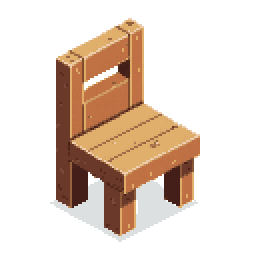
#> input picture scripts/pixel-art/pixellab_src/chair.png, 128 x 128 px, given in place of window.png, which was not available (shown 2 times larger)
$ python apartment_v3_preview.py
#> lines starting #> are read from the running program, lines starting #| are printed output that depends on the picture
"""Money Quest Apartment V3 -- preview-only compositor.

Builds ONE 3/4 top-down ("isometric-ish") apartment preview out of the
7 PixelLab-generated PNGs the user supplied (copied verbatim into
scripts/pixel-art/pixellab_src/, untouched -- this script never
redraws or edits their pixels, only scales each one uniformly with
nearest-neighbor and pastes it).

This is explicitly a PREVIEW, per the brief: it does NOT touch
ApartmentScene.tsx and is not wired into the game. Run it, look at the
output, and confirm before anything gets integrated.

Known limitation (reported, not silently patched): window.png and
rug.png are drawn in a flat/frontal style with no isometric angle,
while bed/desk_combo/chair/dresser/plant share one consistent 3/4
isometric angle. This script places all 7 anyway (frontal items
flattened onto the wall/floor) but the perspective mismatch is real
and visible -- see the written report, not just this docstring.

Run from the project root:
    python scripts/pixel-art/generators/apartment_v3_preview.py
"""

from __future__ import annotations

import sys
from pathlib import Path

from PIL import Image, ImageDraw

sys.path.insert(0, str(Path(__file__).resolve().parents[1]))

from palette import PALETTE as P  # noqa: E402

TOOLS_DIR = Path(__file__).resolve().parents[1]
PROJECT_ROOT = TOOLS_DIR.parents[1]
SRC_DIR = TOOLS_DIR / "pixellab_src"
PREVIEW_DIR = TOOLS_DIR / "previews"

CANVAS_W, CANVAS_H = 960, 720

# the floor diamond (2.33:1 width:height, typical of a fairly flat iso room)
FLOOR_CX, FLOOR_CY = 480, 480
FLOOR_HW, FLOOR_HH = 420, 180
WALL_H = 360


def rgba(name: str) -> tuple[int, int, int, int]:
    return P[name]


def build_shell() -> Image.Image:
    """Original wall + floor shell: two wall planes meeting at a back
    corner, rising from a floor diamond. Flat colors, hard edges (PIL's
    polygon fill has no antialiasing), matching the palette's warm
    beige / wood brown / sage green / soft blue."""
    img = Image.new("RGBA", (CANVAS_W, CANVAS_H), (0, 0, 0, 0))
#> img: PIL image 960x720 RGBA; every value is 0
    draw = ImageDraw.Draw(img)

    top = (FLOOR_CX, FLOOR_CY - FLOOR_HH)
    right = (FLOOR_CX + FLOOR_HW, FLOOR_CY)
    bottom = (FLOOR_CX, FLOOR_CY + FLOOR_HH)
    left = (FLOOR_CX - FLOOR_HW, FLOOR_CY)
    top_up = (top[0], top[1] - WALL_H)
    left_up = (left[0], left[1] - WALL_H)
    right_up = (right[0], right[1] - WALL_H)

    # left wall (shadow side -- slightly dimmer beige)
    draw.polygon([top, left, left_up, top_up], fill=rgba("cream"))
    # right wall (lit side -- lighter beige)
    draw.polygon([top, right, right_up, top_up], fill=rgba("cream_light"))
    # back corner seam
    draw.line([top, top_up], fill=rgba("brown_light"), width=3)

    # floor (wood brown), lit-side half a touch lighter than shadow-side half
    draw.polygon([top, left, bottom, right], fill=rgba("brown_light"))
    draw.polygon([top, right, bottom], fill=rgba("brown"))

    # simple plank lines on the floor, following the left-to-bottom grain
    for i in range(1, 7):
        t = i / 7
        a = (left[0] + (bottom[0] - left[0]) * t, left[1] + (bottom[1] - left[1]) * t)
        b = (top[0] + (right[0] - top[0]) * t, top[1] + (right[1] - top[1]) * t)
        draw.line([a, b], fill=rgba("brown_dark"), width=2)

    # baseboard along the floor/wall seams
    draw.line([left, top], fill=rgba("brown_dark"), width=4)
    draw.line([top, right], fill=rgba("brown_dark"), width=4)

    return img


def paste_on(base: Image.Image, path: Path, anchor_x: int, anchor_y: int, scale: float) -> None:
    """Paste `path` (a 128x128 native PNG) scaled uniformly (nearest-
    neighbor, aspect ratio untouched since it's scaled equally on both
    axes) so its own non-transparent bounding box sits with bottom-
    center at (anchor_x, anchor_y) -- i.e. "feet"/base touch that point,
    nothing floats."""
#> called with anchor_x = 270, anchor_y = 230, scale = 1.5
    with Image.open(path) as src:
#> src is the input picture: PIL image 128x128 RGBA; mean R, G, B, A 59.1, 42.9, 31, 84.1
        img = src.convert("RGBA")
    bbox = img.getbbox() or (0, 0, img.width, img.height)
#> bbox = (25, 9, 100, 121)
    new_size = (round(img.width * scale), round(img.height * scale))
#> new_size = (192, 192)
    scaled = img.resize(new_size, Image.NEAREST)
    bx0, by0, bx1, by1 = (round(v * scale) for v in bbox)
#> bx0 = 38; by0 = 14; bx1 = 150; by1 = 182
    paste_x = anchor_x - (bx0 + bx1) // 2
#> paste_x = 176
    paste_y = anchor_y - by1
#> paste_y = 48
    base.paste(scaled, (paste_x, paste_y), scaled)


def build() -> Image.Image:
    scene = build_shell()
    SCALE = 1.5  # uniform for every asset -- preserves their relative scale

    # window: wall-mounted, left wall panel (flat/frontal asset on an
    # angled wall -- see the perspective-mismatch note in the module
    # docstring and the written report)
    paste_on(scene, SRC_DIR / "window.png", 270, 230, SCALE)

    # left zone: bed
    paste_on(scene, SRC_DIR / "bed.png", 230, 560, SCALE)
#> call 2 of paste_on, with anchor_x = 230, anchor_y = 560, scale = 1.5
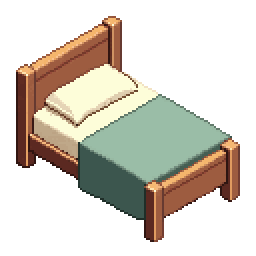
#> input picture scripts/pixel-art/pixellab_src/bed.png, 128 x 128 px (shown 2 times larger)
#> in paste_on, src is the input picture: PIL image 128x128 RGBA; mean R, G, B, A 64.7, 59, 48.7, 105.7
#> in paste_on (call 2), `bbox = img.getbbox() or (0, 0, img.width, img.height)`: bbox = (8, 8, 120, 121)
#> in paste_on (call 2), `bx0, by0, bx1, by1 = (round(v * scale) for v in bbox)`: bx0 = 12; bx1 = 180
#> in paste_on (call 2), `paste_x = anchor_x - (bx0 + bx1) // 2`: paste_x = 134
#> in paste_on (call 2), `paste_y = anchor_y - by1`: paste_y = 378

    # middle zone: rug (floor, flat asset -- least affected by the
    # perspective mismatch since rugs read fine near-flat), dresser,
    # plant
    paste_on(scene, SRC_DIR / "rug.png", 480, 560, SCALE)
#> call 3 of paste_on, with anchor_x = 480, anchor_y = 560, scale = 1.5
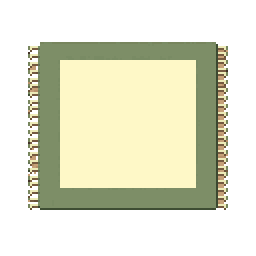
#> input picture scripts/pixel-art/pixellab_src/rug.png, 128 x 128 px (shown 2 times larger)
#> in paste_on, src is the input picture: PIL image 128x128 RGBA; mean R, G, B, A 97.9, 99, 77, 127.5
#> in paste_on (call 3), `bbox = img.getbbox() or (0, 0, img.width, img.height)`: bbox = (14, 21, 114, 105)
#> in paste_on (call 3), `bx0, by0, bx1, by1 = (round(v * scale) for v in bbox)`: bx0 = 21; by0 = 32; bx1 = 171; by1 = 158
#> in paste_on (call 3), `paste_x = anchor_x - (bx0 + bx1) // 2`: paste_x = 384
#> in paste_on (call 3), `paste_y = anchor_y - by1`: paste_y = 402
    paste_on(scene, SRC_DIR / "dresser.png", 400, 480, SCALE)
#> call 4 of paste_on, with anchor_x = 400, anchor_y = 480, scale = 1.5
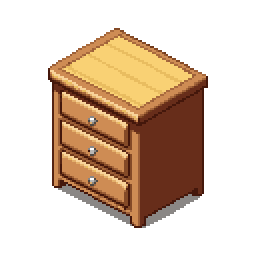
#> input picture scripts/pixel-art/pixellab_src/dresser.png, 128 x 128 px (shown 2 times larger)
#> in paste_on, src is the input picture: PIL image 128x128 RGBA; mean R, G, B, A 62.1, 42.6, 25.7, 95.9
#> in paste_on (call 4), `bbox = img.getbbox() or (0, 0, img.width, img.height)`: bbox = (24, 14, 104, 114)
#> in paste_on (call 4), `bx0, by0, bx1, by1 = (round(v * scale) for v in bbox)`: bx0 = 36; by0 = 21; bx1 = 156; by1 = 171
#> in paste_on (call 4), `paste_x = anchor_x - (bx0 + bx1) // 2`: paste_x = 304
#> in paste_on (call 4), `paste_y = anchor_y - by1`: paste_y = 309
    paste_on(scene, SRC_DIR / "plant.png", 575, 505, SCALE)
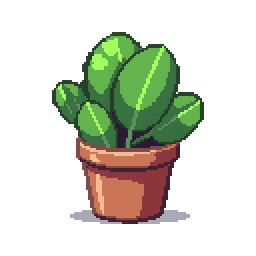
#> input picture scripts/pixel-art/pixellab_src/plant.png, 128 x 128 px (shown 2 times larger)
#> in paste_on, src is the input picture: PIL image 128x128 RGBA; mean R, G, B, A 31.7, 35.7, 22, 74.4
#> in paste_on (call 5), `bbox = img.getbbox() or (0, 0, img.width, img.height)`: bbox = (26, 16, 102, 112)
#> in paste_on (call 5), `bx0, by0, bx1, by1 = (round(v * scale) for v in bbox)`: bx0 = 39; by0 = 24; bx1 = 153; by1 = 168
#> in paste_on (call 5), `paste_x = anchor_x - (bx0 + bx1) // 2`: paste_x = 479
#> in paste_on (call 5), `paste_y = anchor_y - by1`: paste_y = 337
#> in paste_on (call 5), `base.paste(scaled, (paste_x, paste_y), scaled)`:
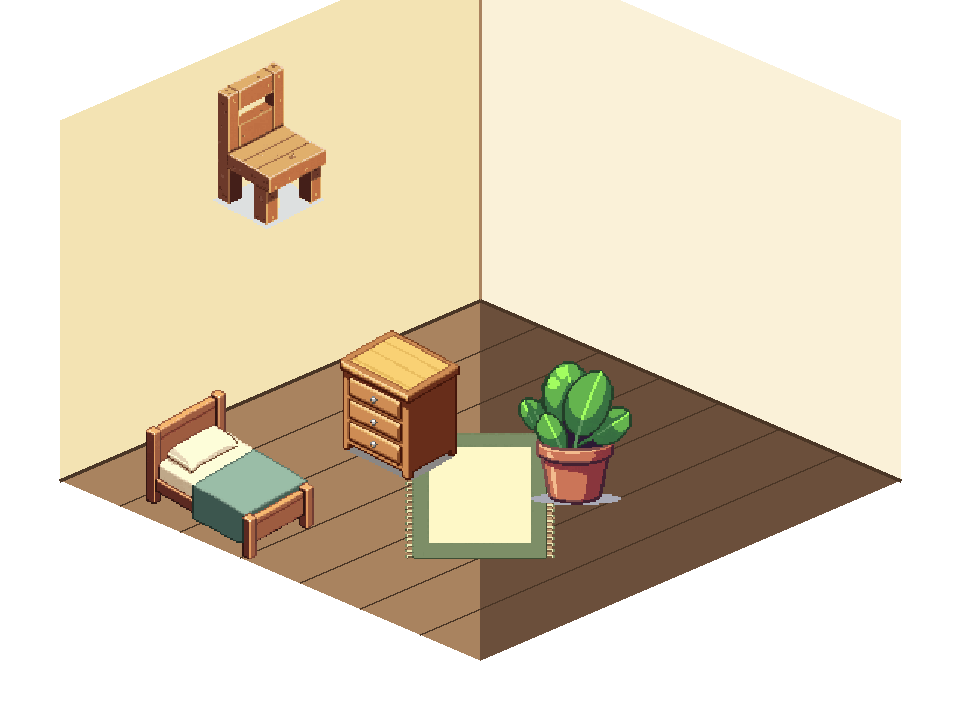
#> base: PIL image 960x720 RGBA; mean R, G, B, A 134.5, 123, 100.9, 164.5; transparent parts drawn white

    # right zone: desk (already includes its own matching chair, lamp,
    # laptop in one asset -- see report re: the separate chair.png)
    paste_on(scene, SRC_DIR / "desk_combo.png", 715, 560, SCALE)
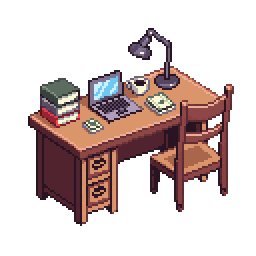
#> input picture scripts/pixel-art/pixellab_src/desk_combo.png, 128 x 128 px (shown 2 times larger)
#> in paste_on, src is the input picture: PIL image 128x128 RGBA; mean R, G, B, A 44, 29.3, 27.8, 85.9
#> in paste_on (call 6), `bbox = img.getbbox() or (0, 0, img.width, img.height)`: bbox = (14, 14, 117, 113)
#> in paste_on (call 6), `scaled = img.resize(new_size, Image.NEAREST)`:
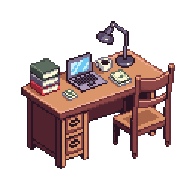
#> scaled: PIL image 192x192 RGBA; mean R, G, B, A 43.8, 29.2, 27.7, 85.8; transparent parts drawn white
#> in paste_on (call 6), `bx0, by0, bx1, by1 = (round(v * scale) for v in bbox)`: bx0 = 21; bx1 = 176; by1 = 170
#> in paste_on (call 6), `paste_x = anchor_x - (bx0 + bx1) // 2`: paste_x = 617
#> in paste_on (call 6), `paste_y = anchor_y - by1`: paste_y = 390

    return scene


def main() -> None:
    scene = build()
    out_path = PREVIEW_DIR / "apartment_v3_preview.png"
    scene.save(out_path)
    print(f"preview: {out_path} ({scene.width}x{scene.height})")
#| preview: scripts/pixel-art/previews/apartment_v3_preview.png (960x720)
    print("NOT wired into ApartmentScene.tsx -- preview only, per the brief.")
    print("chair.png was NOT placed: desk_combo.png already includes a matching chair.")


if __name__ == "__main__":
    main()
